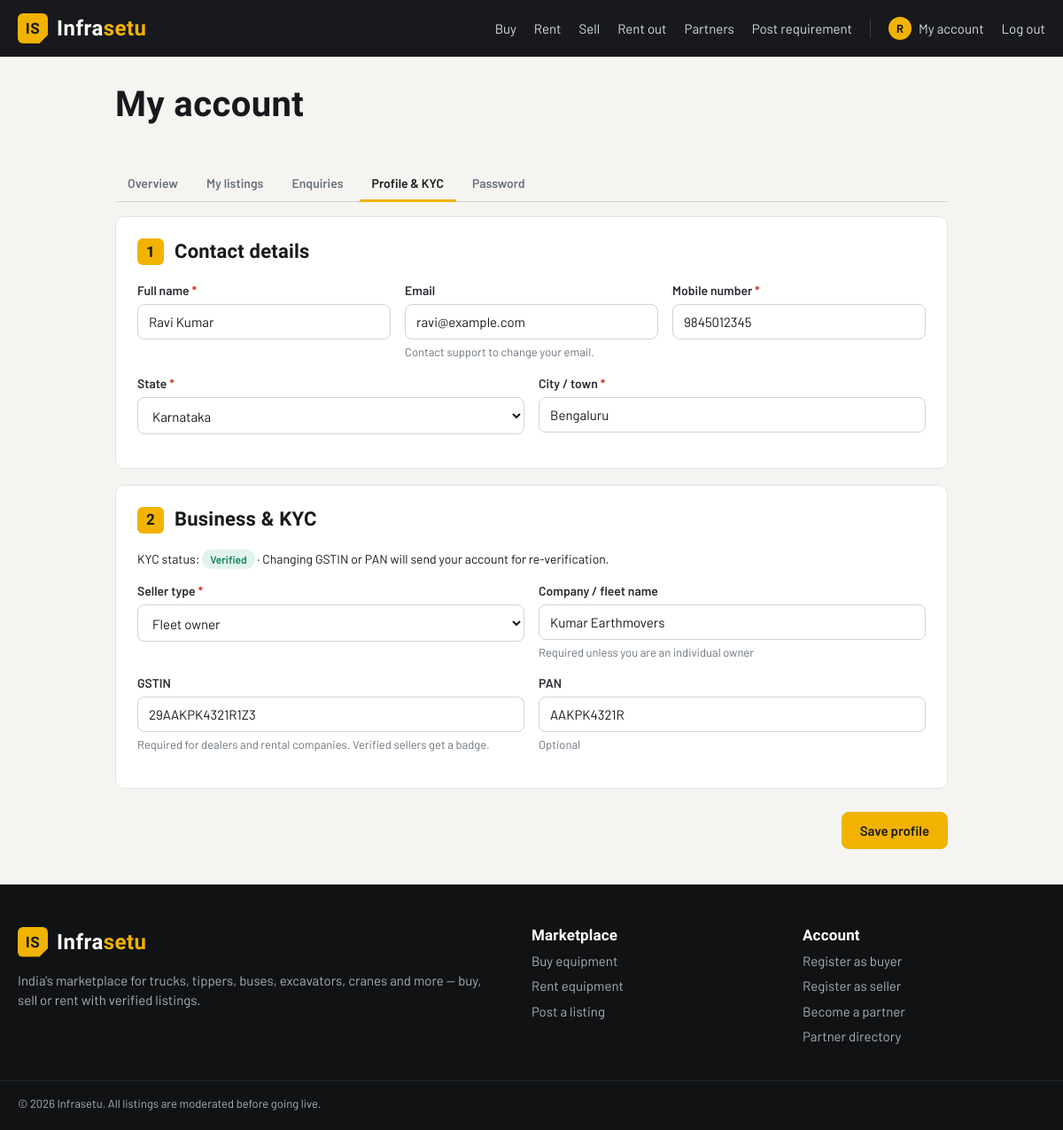
Page /account/profile (signed in) on the committed database.
### models.py (models this page shows, shortened)
class TimestampMixin:
    created_at = db.Column(db.DateTime, default=datetime.utcnow, nullable=False)
    updated_at = db.Column(db.DateTime, default=datetime.utcnow, onupdate=datetime.utcnow, nullable=False)

class User(TimestampMixin, db.Model):
    __tablename__ = "users"
    id = db.Column(db.Integer, primary_key=True)
    name = db.Column(db.String(120), nullable=False)
    email = db.Column(db.String(160), unique=True, nullable=False, index=True)
    phone = db.Column(db.String(20), nullable=False)
    company = db.Column(db.String(160))
    password_hash = db.Column(db.String(255), nullable=False)
    role = db.Column(db.String(20), default="user", nullable=False)
    is_active = db.Column(db.Boolean, default=True, nullable=False)  # False = suspended
    account_type = db.Column(db.String(20), default="buyer", nullable=False, index=True)
    business_type = db.Column(db.String(60))  # buyer / seller sub-type
    state = db.Column(db.String(60))
    city = db.Column(db.String(80))
    gstin = db.Column(db.String(15))
    pan = db.Column(db.String(10))
    verification_status = db.Column(db.String(20), default="not_submitted", nullable=False)
    verification_note = db.Column(db.String(255))
    verified_at = db.Column(db.DateTime)
    verified_by_id = db.Column(db.Integer)
    last_login_at = db.Column(db.DateTime)
    failed_logins = db.Column(db.Integer, default=0, nullable=False)
    locked_until = db.Column(db.DateTime)
    password_changed_at = db.Column(db.DateTime)
    products = db.relationship("Product", back_populates="user", lazy="dynamic")
    roles = db.relationship("Role", secondary="user_roles", back_populates="users", lazy="selectin",
                            order_by="Role.name")
    partner_profile = db.relationship("PartnerProfile", back_populates="user", uselist=False,
                                      cascade="all, delete-orphan")
    @property
    def permissions(self):
        if any(r.slug == "super_admin" for r in self.roles):
            return set(PERMISSIONS)
        return set().union(*(r.codes for r in self.roles)) if self.roles else set()
    def has_permission(self, code):
        return bool(self.is_active) and code in self.permissions
    @property
    def is_admin(self):
        return self.has_permission("admin.access")
    @property
    def is_verified(self):
        return self.verification_status == "verified"

### accounts.py (the view)
@bp.route("/account/profile", methods=["GET", "POST"])
@login_required
def profile():
    u = g.user
    errors = FormErrors()
    if request.method == "POST":
        f = request.form
        name = get_str(f, "name", errors, "Full name", max_len=120, min_len=2)
        phone = validate_phone(get_str(f, "phone", errors, "Mobile number", max_len=20), "phone", errors)
        state = get_choice(f, "state", errors, "State", INDIAN_STATES, required=u.account_type != "staff")
        city = get_str(f, "city", errors, "City", max_len=80, required=u.account_type != "staff")
        if phone and "phone" not in errors and _phone_taken(phone, exclude_id=u.id):
            errors.add("phone", "This mobile number is used by another account.")
        data, partner = _profile_fields(f, errors, u.account_type, u)
        if not errors:
            kyc_before = (u.gstin, u.pan)
            u.name, u.phone, u.state, u.city = name, phone, state, city
            for k, v in data.items():
                setattr(u, k, v)
            if partner is not None:
                if u.partner_profile is None:
                    u.partner_profile = PartnerProfile(**partner)
                else:
                    for k, v in partner.items():
                        setattr(u.partner_profile, k, v)
            if (u.gstin, u.pan) != kyc_before and (u.gstin or u.pan):
                u.verification_status, u.verification_note = "pending", None
                flash("Your KYC details changed, so your account has been sent for re-verification.", "info")
            db.session.commit()
            flash("Profile saved.", "success")
            return redirect(url_for("auth.profile"))
        flash("Please fix the highlighted fields.", "danger")
        form = f.to_dict()
        form["service_states"] = f.getlist("service_states")
    else:
        form = _user_to_form(u)
    return render_template("account/profile.html", form=form, errors=errors), (422 if errors else 200)

### accounts.py (called while the page is built)
def _user_to_form(u):
    form = {"name": u.name, "phone": u.phone, "company": u.company or "", "business_type": u.business_type or "",
            "state": u.state or "", "city": u.city or "", "gstin": u.gstin or "", "pan": u.pan or ""}
    if u.partner_profile:
        p = u.partner_profile
        form.update(partner_type=p.partner_type, website=p.website or "", description=p.description,
                    service_states=p.state_list)
    return form

### models.py (called while the page is built)
    @property
    def codes(self):
        if self.slug == "super_admin":
            return set(PERMISSIONS)
        return {gr.permission for gr in self.grants}

### utils.py (called while the page is built)
def load_current_user():
    uid = session.get("user_id")
    g.user = db.session.get(User, uid) if uid else None
    if g.user is not None and not g.user.is_active:
        session.clear()
        g.user = None

def login_required(view):
    @wraps(view)
    def wrapped(*args, **kwargs):
        if g.user is None:
            flash("Please log in to continue.", "warning")
            return redirect(url_for("auth.login", next=request.full_path))
        return view(*args, **kwargs)
    return wrapped

def csrf_token():
    if "_csrf" not in session:
        session["_csrf"] = secrets.token_hex(16)
    return session["_csrf"]

def check_csrf():
    if request.method == "POST":
        token = request.form.get("_csrf") or request.headers.get("X-CSRF-Token")
        if not token or token != session.get("_csrf"):
            abort(400, description="Invalid or missing form token. Please reload the page and try again.")

### templates/account/profile.html (shortened to what this page needs)
{% extends "base.html" %}
{% from "_macros.html" import input, select %}
{% block content %}
{% set u = g.user %}
{% set acct = u.account_type %}
<div class="wrap narrow">
  <div class="page-head"><h1>My account</h1></div>
  {% include "account/_nav.html" %}
  <form method="post" data-validate>
    <section class="form-section">
      <h2><span>1</span> Contact details</h2>
      <div class="row-3">
        {{ input('name', 'Full name', form, errors, required=True) }}
        <div class="field"><label>Email</label><input type="email" value="{{ u.email }}" disabled><small class="help">Contact support to change your email.</small></div>
        {{ input('phone', 'Mobile number', form, errors, type='tel', required=True) }}
      </div>
      <div class="row-2">
        {{ select('state', 'State', INDIAN_STATES, form, errors, required=acct != 'staff') }}
        {{ input('city', 'City / town', form, errors, required=acct != 'staff') }}
      </div>
    </section>
    {% if acct in ('buyer', 'seller', 'partner') %}
    <section class="form-section">
      <h2><span>2</span> {{ {'buyer': 'Buying as', 'seller': 'Business & KYC', 'partner': 'Company, KYC & services'}[acct] }}</h2>
      {% if acct in ('seller', 'partner') %}
        <p class="small">KYC status: <span class="badge badge-kyc-{{ u.verification_status }}">{{ VERIFICATION_STATUSES[u.verification_status] }}</span>
        {% if u.is_verified %} · Changing GSTIN or PAN will send your account for re-verification.{% endif %}</p>
      {% endif %}
      {% include "account/_type_fields.html" %}
    </section>
    {% endif %}
    <div class="form-actions"><button class="btn btn-primary">Save profile</button></div>
  </form>
</div>
{% endblock %}

### templates/base.html (shortened to what this page needs)
<!doctype html>
<html lang="en">
<head>
  <link rel="stylesheet" href="{{ url_for('static', filename='css/style.css') }}">
</head>
<body class="{% block body_class %}public{% endblock %}">
{% block header %}
<header class="site-header">
  <div class="wrap header-inner">
    <a class="brand" href="{{ url_for('public.home') }}"><span class="brand-mark">IS</span> <span>Infra<b>setu</b></span></a>
    <nav class="main-nav">
      <a href="{{ url_for('public.search', intent='buy') }}">Buy</a>
      <a href="{{ url_for('public.search', intent='rent') }}">Rent</a>
      <a href="{{ url_for('public.post_listing', type='sell') }}">Sell</a>
      <a href="{{ url_for('public.post_listing', type='rent') }}">Rent out</a>
      <a href="{{ url_for('public.partners') }}">Partners</a>
      <a href="{{ url_for('public.requirement') }}">Post requirement</a>
      {% if g.user %}
        <a href="{{ url_for('auth.account') }}" class="nav-account"><span class="avatar" aria-hidden="true">{{ g.user.name[:1]|upper }}</span> My account</a>
        <form method="post" action="{{ url_for('auth.logout') }}" class="inline">
          <button class="link-btn">Log out</button>
        </form>
      {% else %}
        <a href="{{ url_for('auth.login') }}">Log in</a>
        <a href="{{ url_for('auth.register') }}" class="btn btn-primary btn-sm">Register</a>
      {% endif %}
    </nav>
  </div>
</header>
{% endblock %}
<main>{% block content %}{% endblock %}</main>
{% block footer %}
<footer class="site-footer">
  <div class="wrap footer-inner">
    <div>
      <a class="brand" href="{{ url_for('public.home') }}"><span class="brand-mark">IS</span> <span>Infra<b>setu</b></span></a>
      <p>India's marketplace for trucks, tippers, buses, excavators, cranes and more — buy, sell or rent with verified listings.</p>
    </div>
    <div>
      <h4>Marketplace</h4>
      <a href="{{ url_for('public.search', intent='buy') }}">Buy equipment</a>
      <a href="{{ url_for('public.search', intent='rent') }}">Rent equipment</a>
      <a href="{{ url_for('public.post_listing') }}">Post a listing</a>
    </div>
    <div>
      <h4>Account</h4>
      <a href="{{ url_for('auth.register', type='buyer') }}">Register as buyer</a>
      <a href="{{ url_for('auth.register', type='seller') }}">Register as seller</a>
      <a href="{{ url_for('auth.register', type='partner') }}">Become a partner</a>
      <a href="{{ url_for('public.partners') }}">Partner directory</a>
    </div>
  </div>
  <div class="wrap copyright">© {{ 2026 }} Infrasetu. All listings are moderated before going live.</div>
</footer>
{% endblock %}
</body>
</html>

### templates/_macros.html (shortened to what this page needs)
{% macro label(name, text, required=False) -%}
<label for="f-{{ name }}">{{ text }}{% if required %} <span class="req" aria-hidden="true">*</span>{% endif %}</label>
{%- endmacro %}
{% macro input(name, text, form, errors, type="text", required=False, placeholder="", help="", attrs="") -%}
<div class="field{% if errors and errors.get(name) %} has-error{% endif %}">
  {{ label(name, text, required) }}
  <input id="f-{{ name }}" name="{{ name }}" type="{{ type }}" value="{{ form.get(name, '') if form else '' }}"
         placeholder="{{ placeholder }}" {% if required %}required{% endif %} {{ attrs|safe }}>
  {% if help %}<small class="help">{{ help }}</small>{% endif %}
</div>
{%- endmacro %}
{% macro select(name, text, options, form, errors, required=False, placeholder="Select…", help="", attrs="") -%}
{% set current = (form.get(name, '') if form else '')|string %}
<div class="field{% if errors and errors.get(name) %} has-error{% endif %}">
  {{ label(name, text, required) }}
  <select id="f-{{ name }}" name="{{ name }}" {% if required %}required{% endif %} {{ attrs|safe }}>
    {% for o in options %}
      {% if o is string or o is number %}{% set v, l = o, o %}{% else %}{% set v, l = o[0], o[1] %}{% endif %}
      <option value="{{ v }}" {% if current == v|string %}selected{% endif %}>{{ l }}</option>
    {% endfor %}
  </select>
</div>
{%- endmacro %}

### rows in the picture
User: user "R", name "Ravi Kumar", email "ravi@example.com", phone "9845012345", state "Karnataka", city "Bengaluru", account_type "Business & KYC", verification_status "Verified", business_type "Fleet owner", company "Kumar Earthmovers", gstin "29AAKPK4321R1Z3", pan "AAKPK4321R"

### other values in the picture
{{ text }} "Full name Mobile number State City / town Seller type Company / fleet name GSTIN PAN"
{{ help }} "Required unless you are an individual owner Required for dealers and rental companies. Verified sellers get a badge. Optional"
{{ 2026 }} "2026"
